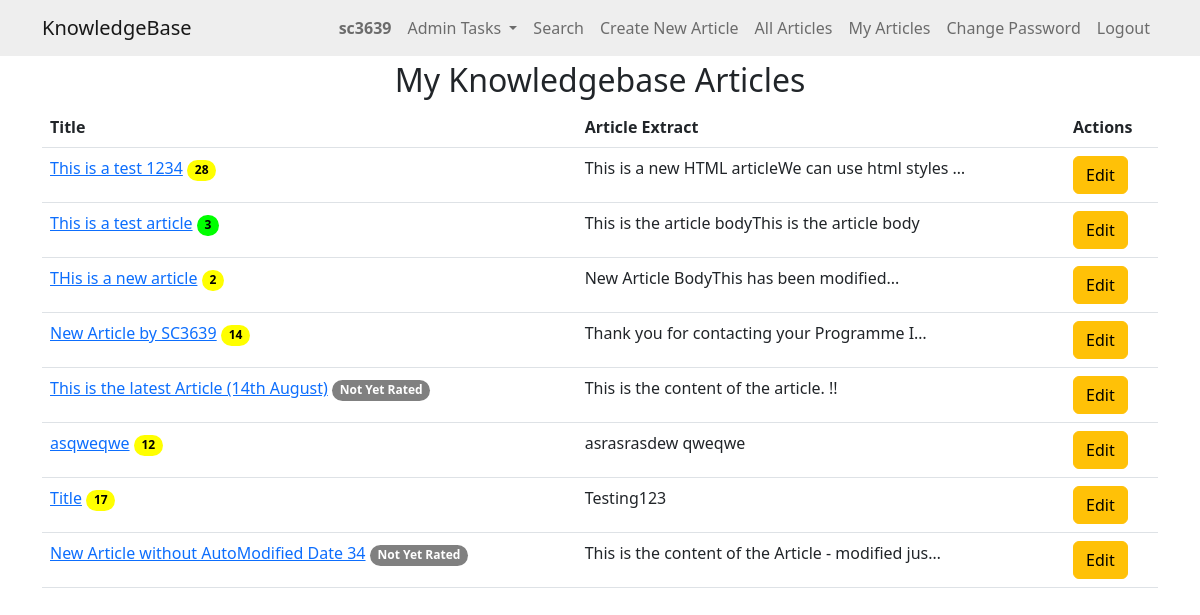
/myarticles/ (signed in), run on an earlier commit of the app's database.
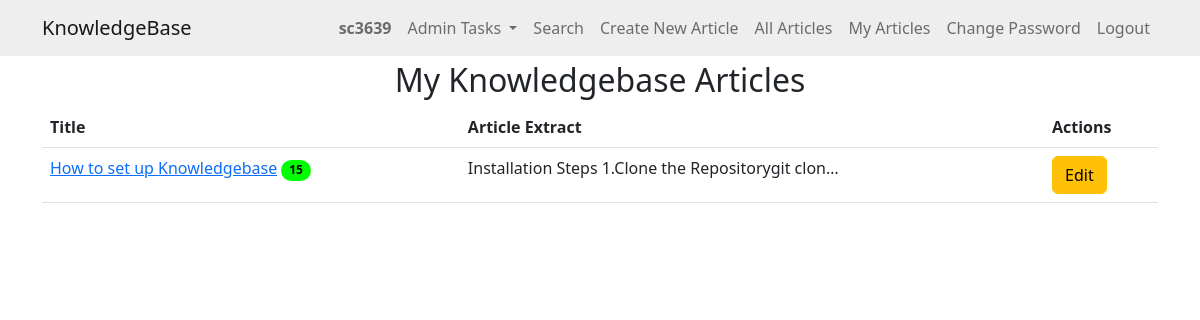
And on a later commit of the database.
### knowledge/models.py (models this page shows)
class KBEntry(models.Model):
    title = models.CharField(max_length=255)
    article = models.TextField()
    created_by = models.ForeignKey(User, related_name="created_kb_entries", on_delete=models.SET_NULL, null=True)
    created_datetime = models.DateTimeField(auto_now_add=True)
    modified_datetime = models.DateTimeField(null=True, blank=True)
    last_modified_by = models.ForeignKey(User, related_name="modified_kb_entries", on_delete=models.SET_NULL, null=True)
    deleted_datetime = models.DateTimeField(null=True, blank=True)
    deleted_by = models.ForeignKey(User, related_name="deleted_kb_entries", on_delete=models.SET_NULL, null=True, blank=True)
    upvotes = models.ManyToManyField(User, related_name="upvoted_kb_entries", blank=True)
    downvotes = models.ManyToManyField(User, related_name="downvoted_kb_entries", blank=True)
    rating = models.FloatField(default=0.0)
    views = models.PositiveIntegerField(default=0)
    meta_data = models.ManyToManyField('Tag', blank=True)

### knowledge/views.py (the view)
# urls.py: path('myarticles/', views.my_articles, name='my_articles'),
@login_required
def my_articles(request):
    user_articles = KBEntry.objects.filter(created_by=request.user, deleted_datetime__isnull=True)
    return render(request, 'knowledge/my_articles.html', {'articles': user_articles})

### knowledge/templates/knowledge/my_articles.html (shortened to what this page needs)
{% extends 'knowledge/base.html' %}
{% block content %}
<h2>My Knowledgebase Articles</h2>
{% if articles %}
    <table class="table" id="table">
        <thead>
            <tr>
                <th>Title</th>
                <th>Article Extract</th>
                <th>Actions</th>
            </tr>
        </thead>
        <tbody>
        {% for article in articles %}
            <tr>
                <td><a href="{% url 'article_detail' article.id %}">{{ article.title }}</a>
                    {% if article.rating == 0.0 and article.downvotes.count == 0 %}
                        <span class="badge rounded-pill badge-norating">Not Yet Rated</span>
                    {% else %}
                        {% if article.rating >= 75 %}
                            <span class="badge rounded-pill badge-green"> {{ article.views }} </span>
                        {% elif article.rating >= 50 %}
                            <span class="badge rounded-pill badge-yellow">{{ article.views }}</span>
                        {% elif article.rating >= 25 %}
                            <span class="badge rounded-pill badge-orange">{{ article.views }}</span>
                        {% else %}
                            <span class="badge rounded-pill badge-red">{{ article.views }}</span>
                        {% endif %}
                    {% endif %}
                </td>
                <td>{{ article.article|striptags|truncatechars:50 }}</td>
                <td>
                    <a href="{% url 'edit_article' article.id %}" class="btn btn-warning">Edit</a>
                </td>
            </tr>
        {% endfor %}
        </tbody>
    </table>
{% else %}
    <p>You haven't written any articles yet.</p>
{% endif %}
{% endblock %}

What changed in the data, as far as the page shows it:
removed KBEntry: title "This is a test 1234", views "28", article "This is a new HTML articleWe can use html styles …"
removed KBEntry: title "THis is a new article", views "2", article "New Article BodyThis has been modified..."
no longer on this page (row edited): KBEntry: title "New Article by SC3639", views "14", article "Thank you for contacting your Programme I…"
no longer on this page (row edited): KBEntry: title "This is the latest Article (14th August)", rating "Not Yet Rated", article "This is the content of the article. !!"
no longer on this page (row edited): KBEntry: title "asqweqwe", views "12", article "asrasrasdew qweqwe"
no longer on this page (row edited): KBEntry: title "Title", views "17", article "Testing123"
no longer on this page (row edited): KBEntry: title "New Article without AutoModified Date 34", rating "Not Yet Rated", article "This is the content of the Article - modified jus…"
changed KBEntry: title "This is a test article" → "How to set up Knowledgebase"; views "3" → "15"; article "This is the article bodyThis is the article body" → "Installation Steps 1.Clone the Repositorygit clon…"
